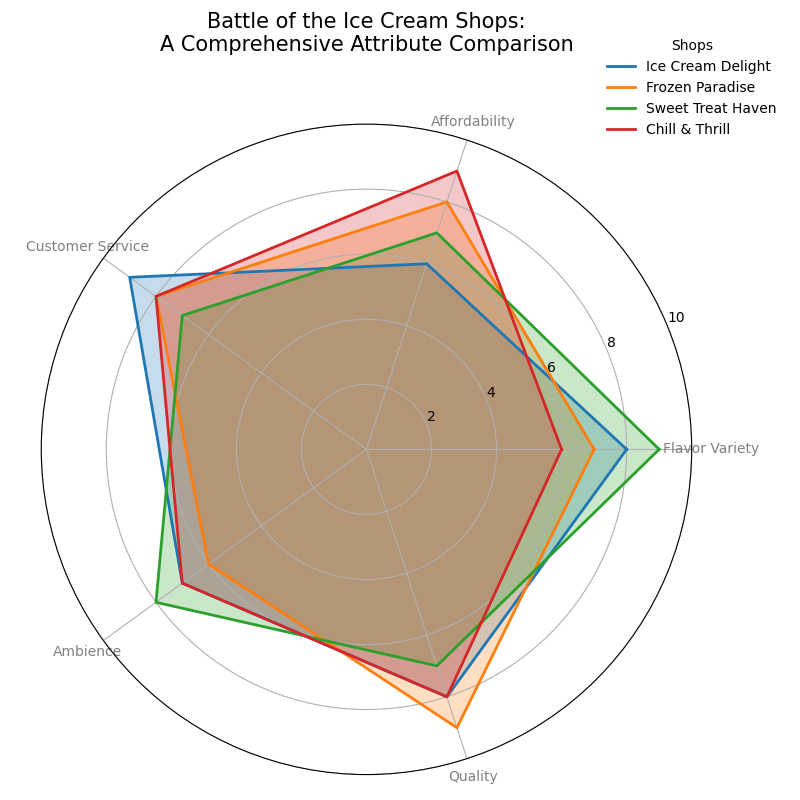

Recreate this plot in Python.
import numpy as np
import matplotlib.pyplot as plt
from math import pi

# Define the categories for ice cream shop attributes
categories = ['Flavor Variety', 'Affordability', 'Customer Service', 'Ambience', 'Quality']
N = len(categories)

# Define the scores for each ice cream shop
shopA_scores = [8, 6, 9, 7, 8]
shopB_scores = [7, 8, 8, 6, 9]
shopC_scores = [9, 7, 7, 8, 7]
shopD_scores = [6, 9, 8, 7, 8]

# Calculate angles for the radar chart, including closing point to complete the loop
angles = np.linspace(0, 2 * pi, N, endpoint=False).tolist()
angles += angles[:1]

# Extend data for each shop to close the radar plot loop
shopA_scores += shopA_scores[:1]
shopB_scores += shopB_scores[:1]
shopC_scores += shopC_scores[:1]
shopD_scores += shopD_scores[:1]

# Function to plot each shop on the radar chart
def plot_radar(ax, data, label, color):
    ax.fill(angles, data, color=color, alpha=0.25)
    ax.plot(angles, data, color=color, linewidth=2, label=label)

# Initialize the radar chart
fig, ax = plt.subplots(figsize=(8, 8), subplot_kw=dict(polar=True))

# Plot each shop using different colors
plot_radar(ax, shopA_scores, 'Ice Cream Delight', '#1f77b4')
plot_radar(ax, shopB_scores, 'Frozen Paradise', '#ff7f0e')
plot_radar(ax, shopC_scores, 'Sweet Treat Haven', '#2ca02c')
plot_radar(ax, shopD_scores, 'Chill & Thrill', '#d62728')

# Add category labels
plt.xticks(angles[:-1], categories, color='grey', size=10)

# Set radial limits
ax.set_ylim(0, 10)

# Title and Legend
plt.title("Battle of the Ice Cream Shops:\nA Comprehensive Attribute Comparison", size=15, color='black', y=1.1)
plt.legend(loc='upper right', bbox_to_anchor=(1.15, 1.15), fontsize=10, frameon=False, title="Shops")

# Automatically adjust layout to prevent overlap
plt.tight_layout()

# Display the plot
plt.show()
